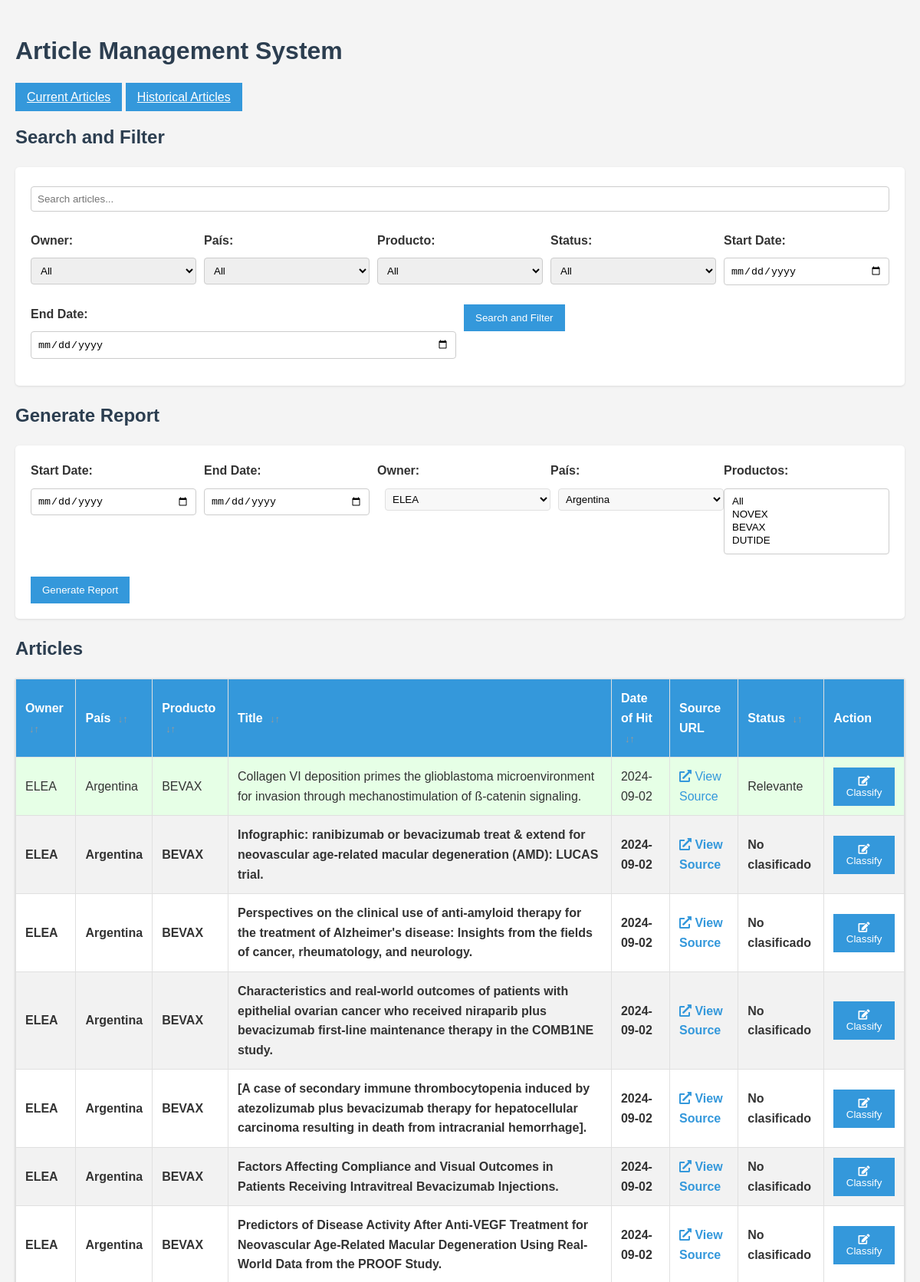
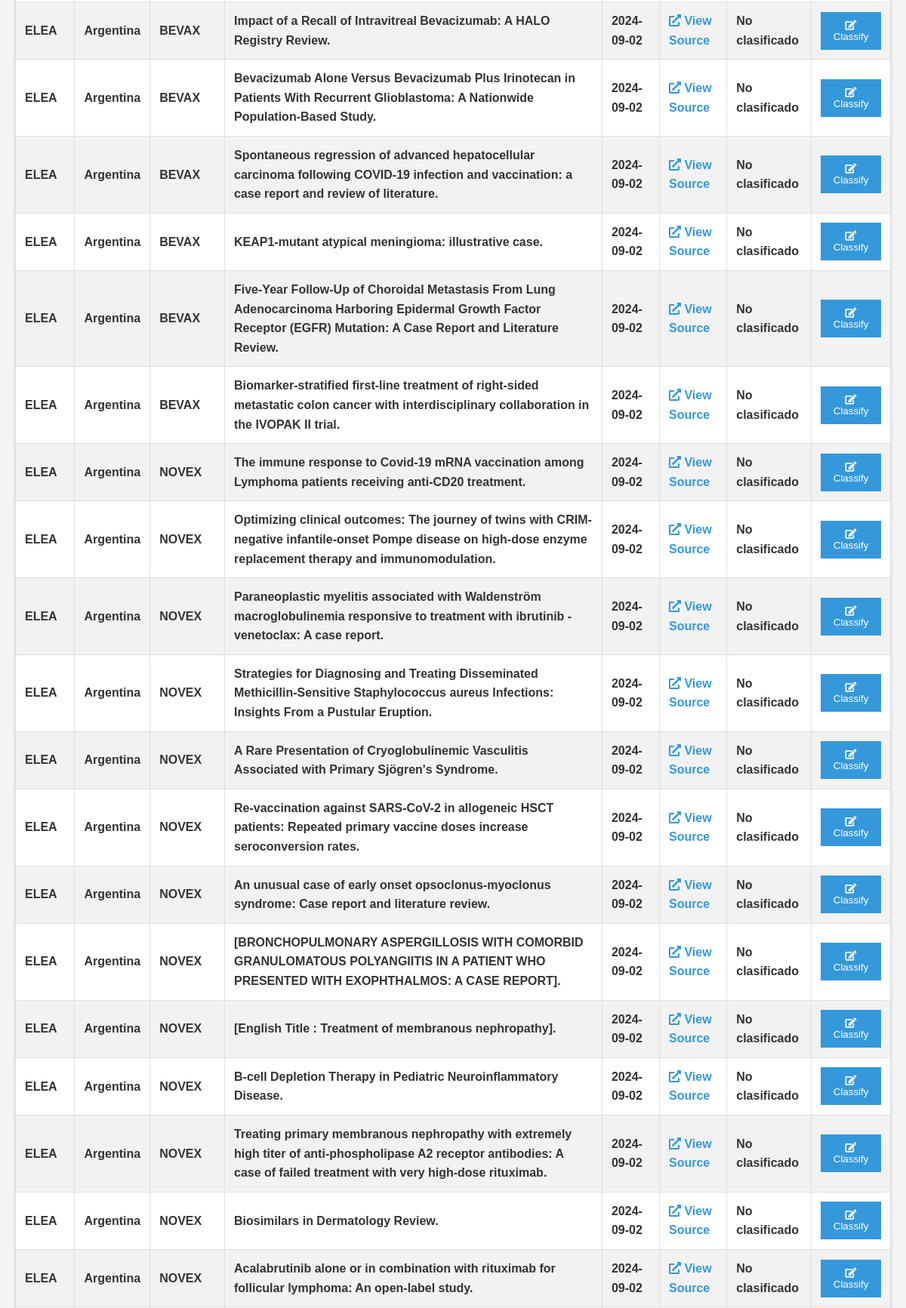
The page / (upper part) on the database its author committed (2 pictures, top to bottom).
### models.py (models this page shows)
class Article(db.Model):
    id = db.Column(db.Integer, primary_key=True)
    articleSourceId = db.Column(db.String(255), nullable=False)
    sourceUrl = db.Column(db.String(255), nullable=False)
    title = db.Column(db.Text, nullable=False)
    englishAbstract = db.Column(db.Text)
    spanishAbstract = db.Column(db.Text)
    portugueseAbstract = db.Column(db.Text)
    owner = db.Column(db.String(255), nullable=False)
    pais = db.Column(db.String(255), nullable=False)
    producto = db.Column(db.String(255), nullable=False)
    dateOfHit = db.Column(db.Date, nullable=False)
    status = db.Column(db.String(20), default="No clasificado")
    is_historical = db.Column(db.Boolean, default=False)

### routes.py (the view)
@main.route('/')
def index():
    logging.debug("Entering index route")
    search_query = request.args.get('search', '')
    owner_filter = request.args.get('owner', '')
    pais_filter = request.args.get('pais', '')
    producto_filter = request.args.get('producto', '')
    status_filter = request.args.get('status', '')
    start_date = request.args.get('start_date', '')
    end_date = request.args.get('end_date', '')
    query = Article.query.filter_by(is_historical=False)
    query = apply_filters(query, search_query, owner_filter, pais_filter, producto_filter, status_filter, start_date, end_date)
    articles = query.all()
    logging.debug(f"Retrieved {len(articles)} articles from the database")
    owners = db.session.query(Article.owner.distinct()).all()
    paises = db.session.query(Article.pais.distinct()).all()
    productos = db.session.query(Article.producto.distinct()).all()
    logging.debug(f"Retrieved {len(owners)} owners, {len(paises)} paises, and {len(productos)} productos")
    return render_template('index.html', articles=articles, owners=owners, paises=paises, productos=productos,
                           search_query=search_query, owner_filter=owner_filter, pais_filter=pais_filter,
                           producto_filter=producto_filter, status_filter=status_filter,
                           start_date=start_date, end_date=end_date, historical=False)

### routes.py (called while the page is built, shortened)
def apply_filters(query, search_query, owner_filter, pais_filter, producto_filter, status_filter, start_date, end_date):
    if owner_filter:
        query = query.filter(Article.owner == owner_filter)
    if pais_filter:
        query = query.filter(Article.pais == pais_filter)
    if producto_filter:
        query = query.filter(Article.producto == producto_filter)
    if status_filter:
        query = query.filter(Article.status == status_filter)
    if start_date:
        query = query.filter(Article.dateOfHit >= datetime.strptime(start_date, '%Y-%m-%d').date())
    if end_date:
        query = query.filter(Article.dateOfHit <= datetime.strptime(end_date, '%Y-%m-%d').date())
    return query

### templates/index.html (shortened to what this page needs)
{% extends "base.html" %}
{% block content %}
<section id="search-filter">
    <h2>Search and Filter</h2>
    <form id="searchFilterForm" method="GET" action="{{ url_for('main.historical' if historical else 'main.index') }}">
        <div class="form-group">
            <input type="text" name="search" placeholder="Search articles..." value="{{ search_query }}">
        </div>
        <div class="form-group">
            <label for="owner">Owner:</label>
            <select name="owner">
                <option value="">All</option>
            </select>
        </div>
        <div class="form-group">
            <label for="pais">País:</label>
            <select name="pais">
                <option value="">All</option>
            </select>
        </div>
        <div class="form-group">
            <label for="producto">Producto:</label>
            <select name="producto">
                <option value="">All</option>
            </select>
        </div>
        <div class="form-group">
            <label for="status">Status:</label>
            <select name="status">
                <option value="">All</option>
            </select>
        </div>
        <div class="form-group">
            <label for="start_date">Start Date:</label>
            <input type="date" name="start_date" value="{{ start_date }}">
        </div>
        <div class="form-group">
            <label for="end_date">End Date:</label>
            <input type="date" name="end_date" value="{{ end_date }}">
        </div>
        <div class="form-group">
            <button type="submit">Search and Filter</button>
        </div>
    </form>
</section>
{% if not historical %}
<section id="generate-report">
    <h2>Generate Report</h2>
    <form id="reportForm">
        <div class="form-group">
            <label for="start_date">Start Date:</label>
            <input type="date" id="start_date" name="start_date" required>
        </div>
        <div class="form-group">
            <label for="end_date">End Date:</label>
            <input type="date" id="end_date" name="end_date" required>
        </div>
        <div class="form-group">
            <label for="owner">Owner:</label>
            <select id="owner" name="owner" required>
                {% for owner in owners %}
                <option value="{{ owner[0] }}">{{ owner[0] }}</option>
                {% endfor %}
            </select>
        </div>
        <div class="form-group">
            <label for="pais">País:</label>
            <select id="pais" name="pais" required>
                {% for pais in paises %}
                <option value="{{ pais[0] }}">{{ pais[0] }}</option>
                {% endfor %}
            </select>
        </div>
        <div class="form-group">
            <label for="productos">Productos:</label>
            <select id="productos" name="productos[]" multiple required>
                <option value="All">All</option>
                {% for producto in productos %}
                <option value="{{ producto[0] }}">{{ producto[0] }}</option>
                {% endfor %}
            </select>
        </div>
        <div class="form-group">
            <button type="submit">Generate Report</button>
        </div>
    </form>
</section>
{% endif %}
<section id="articles">
    <h2>{% if historical %}Historical {% endif %}Articles</h2>
    <table id="articlesTable">
        <thead>
            <tr>
                <th data-sort="owner">Owner <span class="sort-icon">&#8595;&#8593;</span></th>
                <th data-sort="pais">País <span class="sort-icon">&#8595;&#8593;</span></th>
                <th data-sort="producto">Producto <span class="sort-icon">&#8595;&#8593;</span></th>
                <th data-sort="title">Title <span class="sort-icon">&#8595;&#8593;</span></th>
                <th data-sort="dateOfHit">Date of Hit <span class="sort-icon">&#8595;&#8593;</span></th>
                <th>Source URL</th>
                <th data-sort="status">Status <span class="sort-icon">&#8595;&#8593;</span></th>
                {% if not historical %}
                <th>Action</th>
                {% endif %}
            </tr>
        </thead>
        <tbody>
            {% for article in articles %}
            <tr data-id="{{ article.id }}" class="{% if article.status == 'No clasificado' %}bold{% elif article.status == 'Relevante' %}relevante{% elif article.status == 'Reportable' %}reportable{% endif %}">
                <td>{{ article.owner }}</td>
                <td>{{ article.pais }}</td>
                <td>{{ article.producto }}</td>
                <td>{{ article.title }}</td>
                <td>{{ article.dateOfHit }}</td>
                <td><a href="{{ article.sourceUrl }}" target="_blank" class="source-link"><i class="fas fa-external-link-alt"></i> View Source</a></td>
                <td>{{ article.status }}</td>
                {% if not historical %}
                <td><button class="classify-btn" data-id="{{ article.id }}"><i class="fas fa-edit"></i> Classify</button></td>
                {% endif %}
            </tr>
            {% endfor %}
        </tbody>
    </table>
</section>
{% endblock %}

### templates/base.html (shortened to what this page needs)
<!DOCTYPE html>
<html lang="en">
<head>
    <link rel="stylesheet" href="{{ url_for('static', filename='css/styles.css') }}">
    <link rel="stylesheet" href="https://cdnjs.cloudflare.com/ajax/libs/font-awesome/5.15.3/css/all.min.css">
</head>
<body>
    <header>
        <h1>Article Management System</h1>
        <nav>
            <a href="{{ url_for('main.index') }}" class="button">Current Articles</a>
            <a href="{{ url_for('main.historical') }}" class="button">Historical Articles</a>
        </nav>
    </header>
    <main>
        {% block content %}{% endblock %}
    </main>
</body>
</html>

### static/css/styles.css (style rules this page uses)
body { font-family: 'Arial', sans-serif; line-height: 1.6; color: #333; margin: 0; padding: 20px; background-color: #f4f4f4; }
h1, h2 { color: #2c3e50; }
table { width: 100%; border-collapse: collapse; margin-top: 20px; background-color: #fff; box-shadow: 0 1px 3px rgba(0,0,0,0.2); }
th, td { border: 1px solid #e0e0e0; padding: 12px; text-align: left; }
th { background-color: #3498db; color: #fff; font-weight: bold; }
tr:nth-child(even) { background-color: #f2f2f2; }
button, .button { background-color: #3498db; color: #fff; border: none; padding: 10px 15px; cursor: pointer; transition: background-color 0.3s ease; }
form { background-color: #fff; padding: 20px; border-radius: 5px; box-shadow: 0 1px 3px rgba(0,0,0,0.1); }
input[type="text"], input[type="date"], select, textarea { width: 100%; padding: 8px; margin: 5px 0 15px; display: inline-block; border: 1px solid #ccc; border-radius: 4px; box-sizing: border-box; }
.form-group label { display: block; margin-bottom: 5px; font-weight: bold; }
.bold { font-weight: bold; }
.relevante { background-color: #e6ffe6; }
.source-link, #sourceUrl { color: #3498db; text-decoration: none; }
#search-filter form, #generate-report form { display: flex; flex-wrap: wrap; gap: 10px; }
#search-filter .form-group, #generate-report .form-group { flex: 1 1 200px; }
#search-filter .form-group:first-child { flex-basis: 100%; }
input[type='text'], input[type='date'], select { width: 100%; }
#owner, #pais { display: inline-block; min-height: 20px; min-width: 100px; background-color: #f8f8f8; border: 1px solid #e0e0e0; padding: 5px; margin-left: 10px; }
.sort-icon { font-size: 0.8em; margin-left: 5px; color: #999; }
th[data-sort] { cursor: pointer; }

### rows shown on the page
Article: owner "ELEA", pais "Argentina", producto "BEVAX", title "Collagen VI deposition primes the glioblastoma microenvironment for invasion through mechanostimulation of ß-catenin signaling.", dateOfHit "2024-09-02", status "Relevante"
Article: owner "ELEA", pais "Argentina", producto "BEVAX", title "Infographic: ranibizumab or bevacizumab treat & extend for neovascular age-related macular degeneration (AMD): LUCAS trial.", dateOfHit "2024-09-02", status "No clasificado"
Article: owner "ELEA", pais "Argentina", producto "BEVAX", title "Perspectives on the clinical use of anti-amyloid therapy for the treatment of Alzheimer's disease: Insights from the fields of cancer, rheumatology, and neurology.", dateOfHit "2024-09-02", status "No clasificado"
Article: owner "ELEA", pais "Argentina", producto "BEVAX", title "Characteristics and real-world outcomes of patients with epithelial ovarian cancer who received niraparib plus bevacizumab first-line maintenance therapy in the COMB1NE study.", dateOfHit "2024-09-02", status "No clasificado"
Article: owner "ELEA", pais "Argentina", producto "BEVAX", title "[A case of secondary immune thrombocytopenia induced by atezolizumab plus bevacizumab therapy for hepatocellular carcinoma resulting in death from intracranial hemorrhage].", dateOfHit "2024-09-02", status "No clasificado"
Article: owner "ELEA", pais "Argentina", producto "BEVAX", title "Factors Affecting Compliance and Visual Outcomes in Patients Receiving Intravitreal Bevacizumab Injections.", dateOfHit "2024-09-02", status "No clasificado"
Article: owner "ELEA", pais "Argentina", producto "BEVAX", title "Predictors of Disease Activity After Anti-VEGF Treatment for Neovascular Age-Related Macular Degeneration Using Real-World Data from the PROOF Study.", dateOfHit "2024-09-02", status "No clasificado"
Article: owner "ELEA", pais "Argentina", producto "BEVAX", title "Impact of a Recall of Intravitreal Bevacizumab: A HALO Registry Review.", dateOfHit "2024-09-02", status "No clasificado"
Article: owner "ELEA", pais "Argentina", producto "BEVAX", title "Bevacizumab Alone Versus Bevacizumab Plus Irinotecan in Patients With Recurrent Glioblastoma: A Nationwide Population-Based Study.", dateOfHit "2024-09-02", status "No clasificado"
Article: owner "ELEA", pais "Argentina", producto "BEVAX", title "Spontaneous regression of advanced hepatocellular carcinoma following COVID-19 infection and vaccination: a case report and review of literature.", dateOfHit "2024-09-02", status "No clasificado"
Article: owner "ELEA", pais "Argentina", producto "BEVAX", title "KEAP1-mutant atypical meningioma: illustrative case.", dateOfHit "2024-09-02", status "No clasificado"
Article: owner "ELEA", pais "Argentina", producto "BEVAX", title "Five-Year Follow-Up of Choroidal Metastasis From Lung Adenocarcinoma Harboring Epidermal Growth Factor Receptor (EGFR) Mutation: A Case Report and Literature Review.", dateOfHit "2024-09-02", status "No clasificado"
Article: owner "ELEA", pais "Argentina", producto "BEVAX", title "Biomarker-stratified first-line treatment of right-sided metastatic colon cancer with interdisciplinary collaboration in the IVOPAK II trial.", dateOfHit "2024-09-02", status "No clasificado"
Article: owner "ELEA", pais "Argentina", producto "NOVEX", title "The immune response to Covid-19 mRNA vaccination among Lymphoma patients receiving anti-CD20 treatment.", dateOfHit "2024-09-02", status "No clasificado"
Article: owner "ELEA", pais "Argentina", producto "NOVEX", title "Optimizing clinical outcomes: The journey of twins with CRIM-negative infantile-onset Pompe disease on high-dose enzyme replacement therapy and immunomodulation.", dateOfHit "2024-09-02", status "No clasificado"
Article: owner "ELEA", pais "Argentina", producto "NOVEX", title "Paraneoplastic myelitis associated with Waldenström macroglobulinemia responsive to treatment with ibrutinib - venetoclax: A case report.", dateOfHit "2024-09-02", status "No clasificado"
Article: owner "ELEA", pais "Argentina", producto "NOVEX", title "Strategies for Diagnosing and Treating Disseminated Methicillin-Sensitive Staphylococcus aureus Infections: Insights From a Pustular Eruption.", dateOfHit "2024-09-02", status "No clasificado"
Article: owner "ELEA", pais "Argentina", producto "NOVEX", title "A Rare Presentation of Cryoglobulinemic Vasculitis Associated with Primary Sjögren's Syndrome.", dateOfHit "2024-09-02", status "No clasificado"
Article: owner "ELEA", pais "Argentina", producto "NOVEX", title "Re-vaccination against SARS-CoV-2 in allogeneic HSCT patients: Repeated primary vaccine doses increase seroconversion rates.", dateOfHit "2024-09-02", status "No clasificado"
Article: owner "ELEA", pais "Argentina", producto "NOVEX", title "An unusual case of early onset opsoclonus-myoclonus syndrome: Case report and literature review.", dateOfHit "2024-09-02", status "No clasificado"
Article: owner "ELEA", pais "Argentina", producto "NOVEX", title "[BRONCHOPULMONARY ASPERGILLOSIS WITH COMORBID GRANULOMATOUS POLYANGIITIS IN A PATIENT WHO PRESENTED WITH EXOPHTHALMOS: A CASE REPORT].", dateOfHit "2024-09-02", status "No clasificado"
Article: owner "ELEA", pais "Argentina", producto "NOVEX", title "[English Title : Treatment of membranous nephropathy].", dateOfHit "2024-09-02", status "No clasificado"
Article: owner "ELEA", pais "Argentina", producto "NOVEX", title "B-cell Depletion Therapy in Pediatric Neuroinflammatory Disease.", dateOfHit "2024-09-02", status "No clasificado"
Article: owner "ELEA", pais "Argentina", producto "NOVEX", title "Treating primary membranous nephropathy with extremely high titer of anti-phospholipase A2 receptor antibodies: A case of failed treatment with very high-dose rituximab.", dateOfHit "2024-09-02", status "No clasificado"
Article: owner "ELEA", pais "Argentina", producto "NOVEX", title "Biosimilars in Dermatology Review.", dateOfHit "2024-09-02", status "No clasificado"
Article: owner "ELEA", pais "Argentina", producto "NOVEX", title "Acalabrutinib alone or in combination with rituximab for follicular lymphoma: An open-label study.", dateOfHit "2024-09-02", status "No clasificado"

### other values the page prints
form field owner "ELEA"
form field pais "Argentina"
